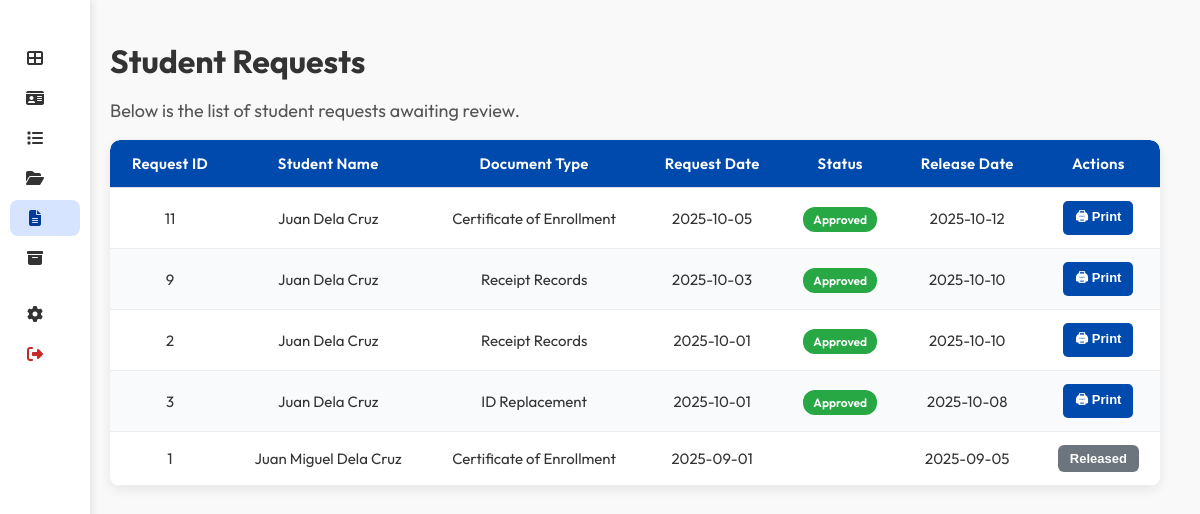
/staff/Request.php (signed in), run on the app's committed database.
### tables this page shows
CREATE TABLE `document_requests` (
  `request_id` int(11) NOT NULL,
  `student_id` varchar(255) DEFAULT NULL,
  `document_type` varchar(255) DEFAULT NULL,
  `notes` text NOT NULL,
  `request_date` date DEFAULT NULL,
  `status` varchar(255) DEFAULT NULL,
  `release_date` date DEFAULT NULL
);

CREATE TABLE `students` (
  `student_id` varchar(255) NOT NULL,
  `user_id` int(11) DEFAULT NULL,
  `first_name` varchar(255) DEFAULT NULL,
  `last_name` varchar(255) DEFAULT NULL,
  `birthdate` date DEFAULT NULL,
  `gender` varchar(255) DEFAULT NULL,
  `program` varchar(50) NOT NULL,
  `year_level` int(11) DEFAULT NULL,
  `section` int(10) NOT NULL,
  `student_status` varchar(255) DEFAULT NULL,
  `photo_path` text DEFAULT NULL,
  `date_registered` date DEFAULT NULL,
  `email` varchar(255) DEFAULT NULL,
  `contact_no` varchar(255) DEFAULT NULL
);

### staff/Request.php (the view, shortened to what this page needs)
<?php
require_once __DIR__ . "/../Database/connection.php";
$sql = "SELECT r.request_id, r.document_type, r.request_date, r.status, r.release_date,
               s.first_name, s.last_name
        FROM document_requests r
        LEFT JOIN students s ON r.student_id = s.student_id
        ORDER BY r.request_date DESC";
$result = $conn->query($sql);
$requests = $result->fetch_all(MYSQLI_ASSOC);
?>
<!DOCTYPE html>
<html lang="en">
<head>
  <link rel="stylesheet" href="../components/css/StaffRequest.css">
</head>
<body>
<?php include 'StaffSidenav.php'; ?>
<div class="container">
  <h1>  Student Requests</h1>
  <p>Below is the list of student requests awaiting review.</p>
  <table class="requests-table">
    <thead>
      <tr>
        <th>Request ID</th>
        <th>Student Name</th>
        <th>Document Type</th>
        <th>Request Date</th>
        <th>Status</th>
        <th>Release Date</th>
        <th>Actions</th>
      </tr>
    </thead>
    <tbody>
      <?php if ($requests): ?>
        <?php foreach ($requests as $req): ?>
        <tr>
          <td><?= $req['request_id'] ?></td>
          <td><?= htmlspecialchars($req['first_name'] . " " . $req['last_name']) ?></td>
          <td><?= htmlspecialchars($req['document_type']) ?></td>
          <td><?= $req['request_date'] ?></td>
          <td><span class="status <?= $req['status'] ?>"><?= $req['status'] ?></span></td>
          <td><?= $req['release_date'] ? $req['release_date'] : "-" ?></td>
          <td>
            <?php if ($req['status'] === "Pending"): ?>
              <a href="?approve=<?= $req['request_id'] ?>"><button class="approve">Approve</button></a>
              <a href="?decline=<?= $req['request_id'] ?>"><button class="decline">Decline</button></a>
            <?php elseif ($req['status'] === "Approved"): ?>
              <a href="print_request.php?id=<?= $req['request_id'] ?>" target="_blank">
                <button class="print">🖨 Print</button>
              </a>
            <?php else: ?>
              <button disabled><?= $req['status'] ?></button>
            <?php endif; ?>
          </td>
        </tr>
        <?php endforeach; ?>
      <?php else: ?>
        <tr><td colspan="7">No requests found.</td></tr>
      <?php endif; ?>
    </tbody>
  </table>
</div>
</body>
</html>

### components/css/StaffRequest.css (style rules this page uses)
body { margin: 0; font-family: 'Outfit', sans-serif; background: url('../img/bg.jpg') no-repeat center center fixed; background-size: cover; min-height: 100vh; }
.container { flex: 1; margin-left: 240px; padding: 20px 40px; transition: margin-left 0.3s ease; box-sizing: border-box; position: relative; background: none; }
.container > * { position: relative; z-index: 1; }
.sidebar.collapsed ~ .content, .sidebar.collapsed ~ .container { margin-left: 70px; }
h1 { font-size: 32px; margin-bottom: 10px; }
p { font-size: 18px; color: #555; }
.requests-table { width: 100%; border-collapse: separate; border-spacing: 0; background: #ffffff; border-radius: 10px; overflow: hidden; box-shadow: 0 4px 12px rgba(0,0,0,0.08); margin-top: 15px; font-family: 'Outfit', sans-serif; font-size: 15px; }
.requests-table thead { background: #004aad; color: #ffffff; }
.requests-table th { padding: 14px 16px; text-align: center; font-weight: 600; letter-spacing: 0.3px; border-bottom: 1px solid #ddd; }
.requests-table td { padding: 13px 15px; text-align: center; border-bottom: 1px solid #eee; }
.requests-table tbody tr:nth-child(odd) { background-color: #ffffff; }
.requests-table tbody tr:nth-child(even) { background-color: #f9fafb; }
.requests-table th:first-child { border-top-left-radius: 10px; }
.requests-table th:last-child { border-top-right-radius: 10px; }
.requests-table button { padding: 6px 12px; border: none; border-radius: 6px; cursor: pointer; font-size: 13px; background: #0073e6; color: #fff; transition: background 0.3s ease; }
.status { padding: 5px 10px; border-radius: 12px; color: #fff; font-weight: 600; text-transform: capitalize; font-size: 12px; }
.status.Approved { background: #28a745; }
button { padding: 6px 12px; border: none; border-radius: 6px; font-weight: 600; cursor: pointer; transition: background 0.3s, transform 0.2s; }
button[disabled] { background: #6c757d; cursor: not-allowed; }
button.print { background: #004aad; color: white; padding: 6px 12px; border: none; border-radius: 5px; cursor: pointer; }

### staff/StaffSidenav.php (style rules this page uses)
body { margin: 0; font-family: 'Outfit', sans-serif; background: #f9f9f9; color: #333; display: flex; }

### data on the page
document_requests: request_id "11", student.last_name "Juan Dela Cruz", document_type "Certificate of Enrollment", request_date "2025-10-05", status "Approved", release_date "2025-10-12"
document_requests: request_id "9", student.last_name "Juan Dela Cruz", document_type "Receipt Records", request_date "2025-10-03", status "Approved", release_date "2025-10-10"
document_requests: request_id "2", student.last_name "Juan Dela Cruz", document_type "Receipt Records", request_date "2025-10-01", status "Approved", release_date "2025-10-10"
document_requests: request_id "3", student.last_name "Juan Dela Cruz", document_type "ID Replacement", request_date "2025-10-01", status "Approved", release_date "2025-10-08"
document_requests: request_id "1", student.last_name "Juan Miguel Dela Cruz", document_type "Certificate of Enrollment", request_date "2025-09-01", release_date "2025-09-05", status "Released"
